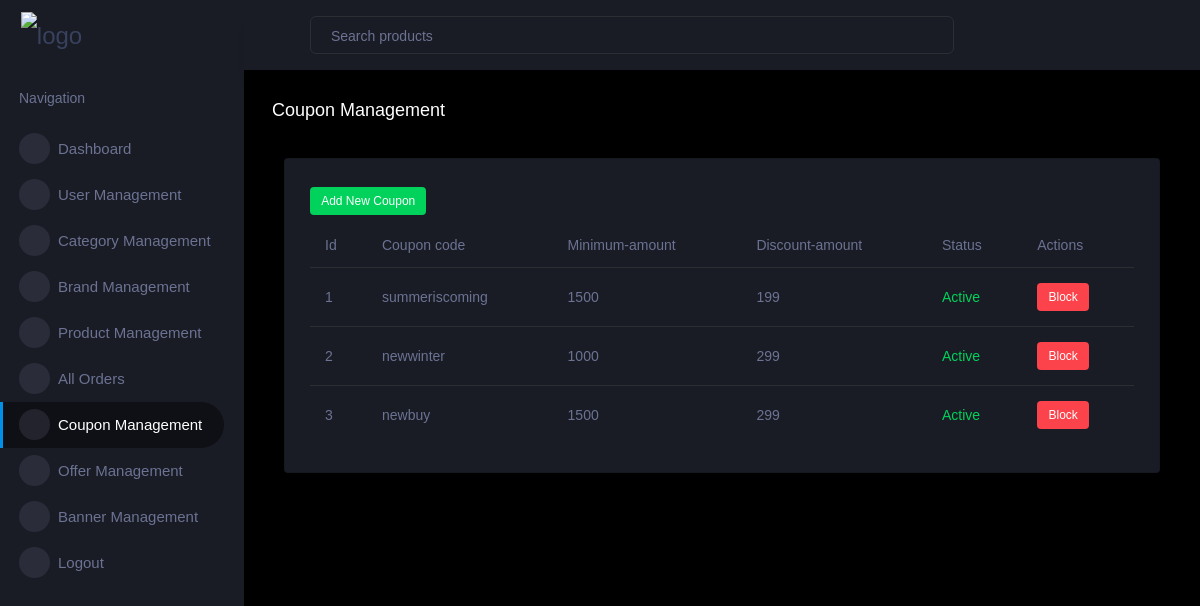
/admin_dash/view_coupons (signed in), run on the app's committed database.
### cart/models.py (models this page shows)
class Coupon(models.Model) :
    coupon_code = models.CharField(max_length=150)
    is_expired = models.BooleanField(default=False)
    discound_amount = models.IntegerField(default=100)
    minimum_amount = models.IntegerField(default=1000)

### admin_dash/views.py (the view)
# urls.py: path('view_coupons', views.view_coupons, name='view_coupons'),
@login_required(login_url='admin_log_in')
def view_coupons(request) :
    all_coupons = Coupon.objects.all().order_by('-id')
    context={'all_coupons':all_coupons}
    return render(request, 'admin_dash/coupon_management.html',context)

### cart/context_processors.py (called while the page is built)
def cart_count(request):
    cart_item_count = 0
    if request.user.is_authenticated:
        cart_item_count = Cart.objects.filter(user=request.user).count()
    return {'cart_item_count': cart_item_count}

def wishlist_count(request) :
    wishlist_item_count = 0
    if request.user.is_authenticated :
        wishlist_item_count = Wishlist.objects.filter(user=request.user).count()
    return {'wishlist_item_count': wishlist_item_count}

### templates/admin_dash/coupon_management.html (shortened to what this page needs)
{% extends 'admin_dash/dash.html'%}
{% load static%}
{% block content %}
<div class="main-panel">
    <div class="content-wrapper">
      <div class="page-header">
        <h4 class="card-title">Coupon Management</h4>
      </div>
        <div class="col-lg-12 grid-margin stretch-card">
          <div class="card">
            <div class="card-body">
              <label class="badge badge-success"><a style="color : white;" href="{% url 'add_coupon' %}">Add New Coupon</a></label>
              <div class="table-responsive">
                <table class="table">
                  <thead>
                    <tr>
                      <th>Id</th>
                      <th>Coupon code</th>
                      <th>Minimum-amount</th>
                      <th>Discount-amount</th>
                      <th>Status</th>
                      <th>Actions</th>
                    </tr>
                  </thead>
                  <tbody>
                  {% for coupon in all_coupons%}
                    <tr>
                      <td>{{forloop.counter}}</td>
                      <td>{{coupon.coupon_code}}</td>
                      <td>{{coupon.minimum_amount}}</td>
                      <td>{{coupon.discound_amount}}</td>
                      {% if coupon.is_expired%}
                      <td class="text-danger"> Deactive</td>
                      <td><label class="badge badge-success"><a class="unblock-coupon" data-url="{% url 'delete_coupon' coupon.id %}" style="color: white;"> Unblock</a></label></td>
                      {% comment %} <td><label class="badge badge-danger"><a class="unblock-coupon" data-url="{% url 'delete_coupon' coupon.id %}" data-blocked="{{ coupon.is_blocked }}" style="color: white;"> Unblock</a></label></td> {% endcomment %}
                      {% else %}
                      <td class="text-success"> Active</td>
                      <td><label class="badge badge-danger"><a class="delete-coupon" data-url="{% url 'delete_coupon' coupon.id %}" style="color: white;"> Block</a></label></td>
                      {% endif %}
                  </tr>
                    {%endfor%}
                   </tbody>
                </table>
              </div>
            </div>
          </div>
        </div>
      </div>
     </div>
  </div>
  </div>
{% endblock content %}

### data on the page
Coupon: coupon_code "summeriscoming", minimum_amount "1500", discound_amount "199", is_expired "Active"
Coupon: coupon_code "newwinter", minimum_amount "1000", discound_amount "299", is_expired "Active"
Coupon: coupon_code "newbuy", minimum_amount "1500", discound_amount "299", is_expired "Active"
